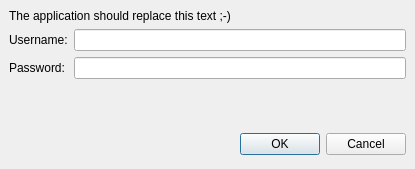
<ui version="4.0" >
 <class>Dialog</class>
 <widget class="QDialog" name="Dialog" >
  <property name="geometry" >
   <rect>
    <x>0</x>
    <y>0</y>
    <width>415</width>
    <height>169</height>
   </rect>
  </property>
  <property name="windowTitle" >
   <string>Dialog</string>
  </property>
  <layout class="QVBoxLayout" >
   <property name="margin" >
    <number>9</number>
   </property>
   <property name="spacing" >
    <number>6</number>
   </property>
   <item>
    <widget class="QLabel" name="message" >
     <property name="sizePolicy" >
      <sizepolicy>
       <hsizetype>5</hsizetype>
       <vsizetype>5</vsizetype>
       <horstretch>0</horstretch>
       <verstretch>0</verstretch>
      </sizepolicy>
     </property>
     <property name="text" >
      <string>The application should replace this text ;-)</string>
     </property>
    </widget>
   </item>
   <item>
    <layout class="QGridLayout" >
     <property name="margin" >
      <number>0</number>
     </property>
     <property name="spacing" >
      <number>6</number>
     </property>
     <item row="0" column="0" >
      <widget class="QLabel" name="label" >
       <property name="text" >
        <string>Username:</string>
       </property>
      </widget>
     </item>
     <item row="1" column="1" >
      <widget class="QLineEdit" name="password" >
       <property name="echoMode" >
        <enum>QLineEdit::Password</enum>
       </property>
      </widget>
     </item>
     <item row="0" column="1" >
      <widget class="QLineEdit" name="user" />
     </item>
     <item row="1" column="0" >
      <widget class="QLabel" name="label_2" >
       <property name="text" >
        <string>Password:</string>
       </property>
      </widget>
     </item>
    </layout>
   </item>
   <item>
    <spacer>
     <property name="orientation" >
      <enum>Qt::Vertical</enum>
     </property>
     <property name="sizeHint" >
      <size>
       <width>20</width>
       <height>40</height>
      </size>
     </property>
    </spacer>
   </item>
   <item>
    <layout class="QHBoxLayout" >
     <property name="margin" >
      <number>0</number>
     </property>
     <property name="spacing" >
      <number>6</number>
     </property>
     <item>
      <spacer>
       <property name="orientation" >
        <enum>Qt::Horizontal</enum>
       </property>
       <property name="sizeHint" >
        <size>
         <width>131</width>
         <height>31</height>
        </size>
       </property>
      </spacer>
     </item>
     <item>
      <widget class="QPushButton" name="okButton" >
       <property name="text" >
        <string>OK</string>
       </property>
      </widget>
     </item>
     <item>
      <widget class="QPushButton" name="cancelButton" >
       <property name="text" >
        <string>Cancel</string>
       </property>
      </widget>
     </item>
    </layout>
   </item>
  </layout>
 </widget>
 <resources/>
 <connections>
  <connection>
   <sender>okButton</sender>
   <signal>clicked()</signal>
   <receiver>Dialog</receiver>
   <slot>accept()</slot>
   <hints>
    <hint type="sourcelabel" >
     <x>278</x>
     <y>253</y>
    </hint>
    <hint type="destinationlabel" >
     <x>96</x>
     <y>254</y>
    </hint>
   </hints>
  </connection>
  <connection>
   <sender>cancelButton</sender>
   <signal>clicked()</signal>
   <receiver>Dialog</receiver>
   <slot>reject()</slot>
   <hints>
    <hint type="sourcelabel" >
     <x>369</x>
     <y>253</y>
    </hint>
    <hint type="destinationlabel" >
     <x>179</x>
     <y>282</y>
    </hint>
   </hints>
  </connection>
 </connections>
</ui>
